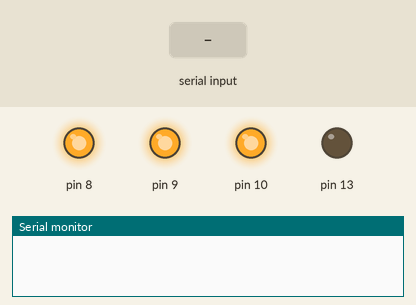
The sketch below on a simulated Arduino Uno, built with avr-gcc and run on an emulated ATmega328P. Shown: output pins drawn as LEDs (lit = HIGH), the last lines printed to the serial monitor. The test bench sets the inputs (shaded band).

Above: at 1.2 s.
1.3 s: "1" received over Serial
At 2.6 s:
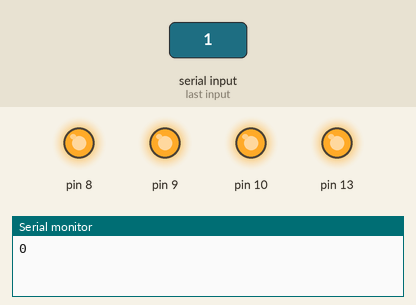
3.8 s: "0" received over Serial
Timing chart, 0 to 6.8 s (numbered marks = the images above; inputs shaded):
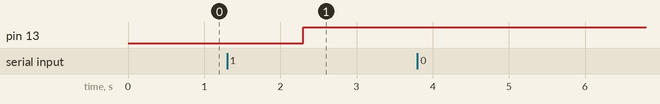

Measured:
- after the input at 1.3 s, pin 13: LOW → HIGH after 1.0 s

The sketch:

box_client.ino
```cpp
void setup() {
  // put your setup code here, to run once:
  Serial.begin(9600);
  Serial.flush();

  pinMode(13, OUTPUT);

  pinMode(8, OUTPUT);
  digitalWrite(8, HIGH);
  pinMode(9, OUTPUT);
  digitalWrite(9, HIGH);
  pinMode(10, OUTPUT);
  digitalWrite(10, HIGH);

  pinMode(5, INPUT);
  pinMode(6, INPUT);
  pinMode(7, INPUT);
}

void loop() {
  // put your main code here, to run repeatedly:

}

void serialEvent(){
  char command = Serial.read();
  if(command == 's'){
    char status[4] = "000";
    //단락일 때 0 출력
    status[0] = digitalRead(5) + '0';
    status[1] = digitalRead(6) + '0';
    status[2] = digitalRead(7) + '0';

    Serial.println(status);

  }else if(command >= '1' && command <= '3'){
    int box_num = command - '1';
    digitalWrite(13, LOW);
    delay(1000);
    digitalWrite(13, HIGH);
    Serial.println(box_num);
  }else{
    Serial.println('e');
  }
}
```
